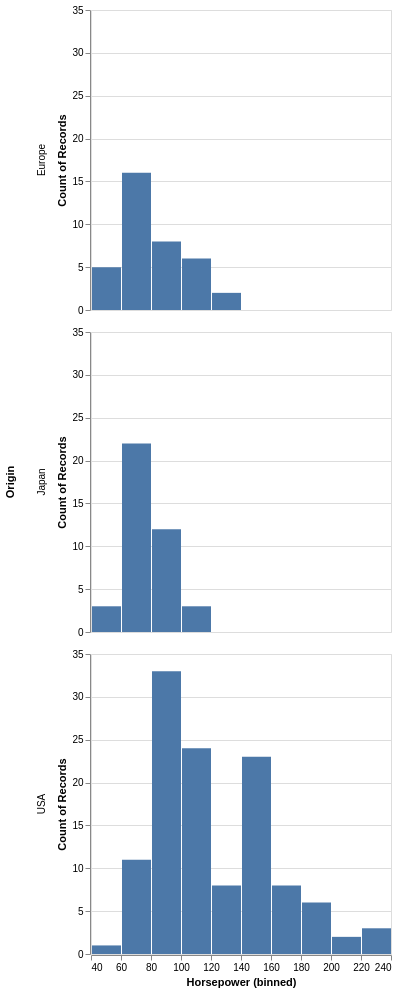

The Vega-Lite source for this figure:
### Vega-Lite specification from a JSON file in a GitHub repository (floating-point values rounded to 4 significant figures; data arrays with more than 128 entries replaced by an {"elided": "..."} marker saying what was removed)
{"$schema": "https://vega.github.io/schema/vega-lite/v6.json", "data": {"values": {"elided": "200 records"}}, "mark": "bar", "encoding": {"x": {"bin": {"maxbins": 15}, "field": "Horsepower", "type": "quantitative"}, "y": {"aggregate": "count", "type": "quantitative"}, "row": {"field": "Origin"}}}
